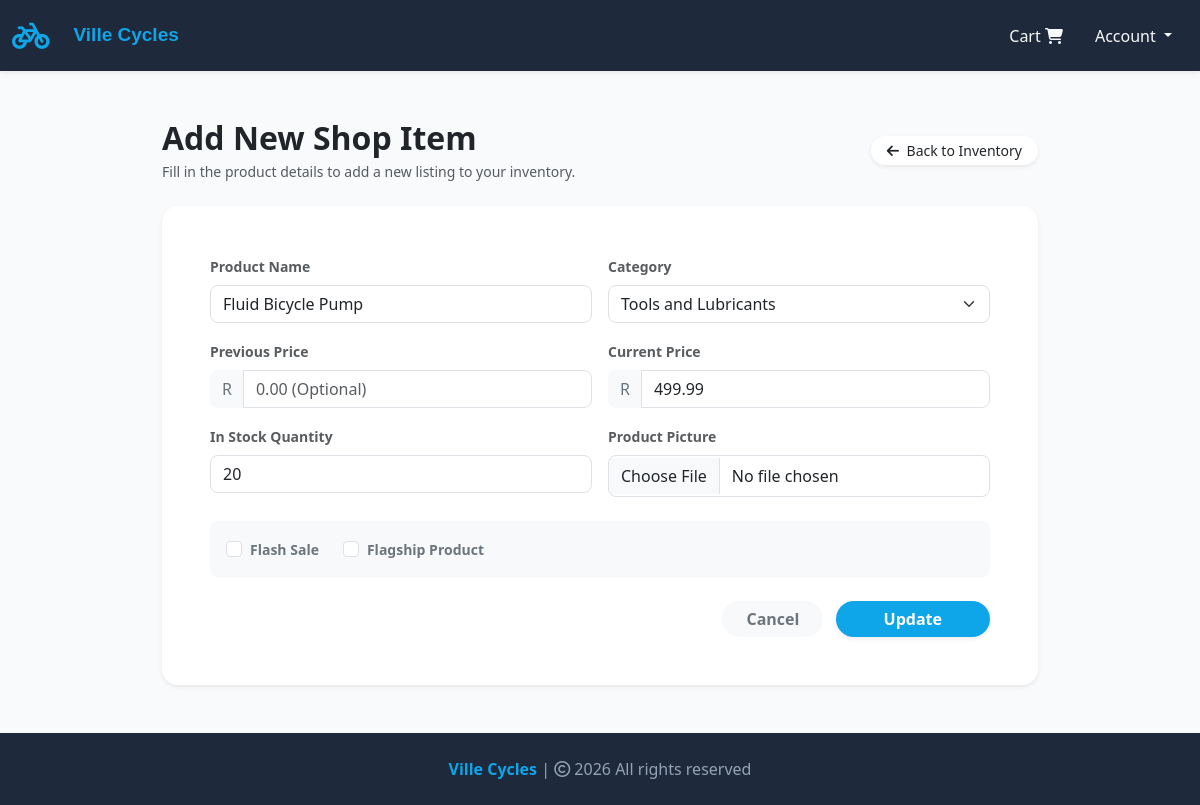
The page /update-item/13 (signed in) on the database as committed earlier.
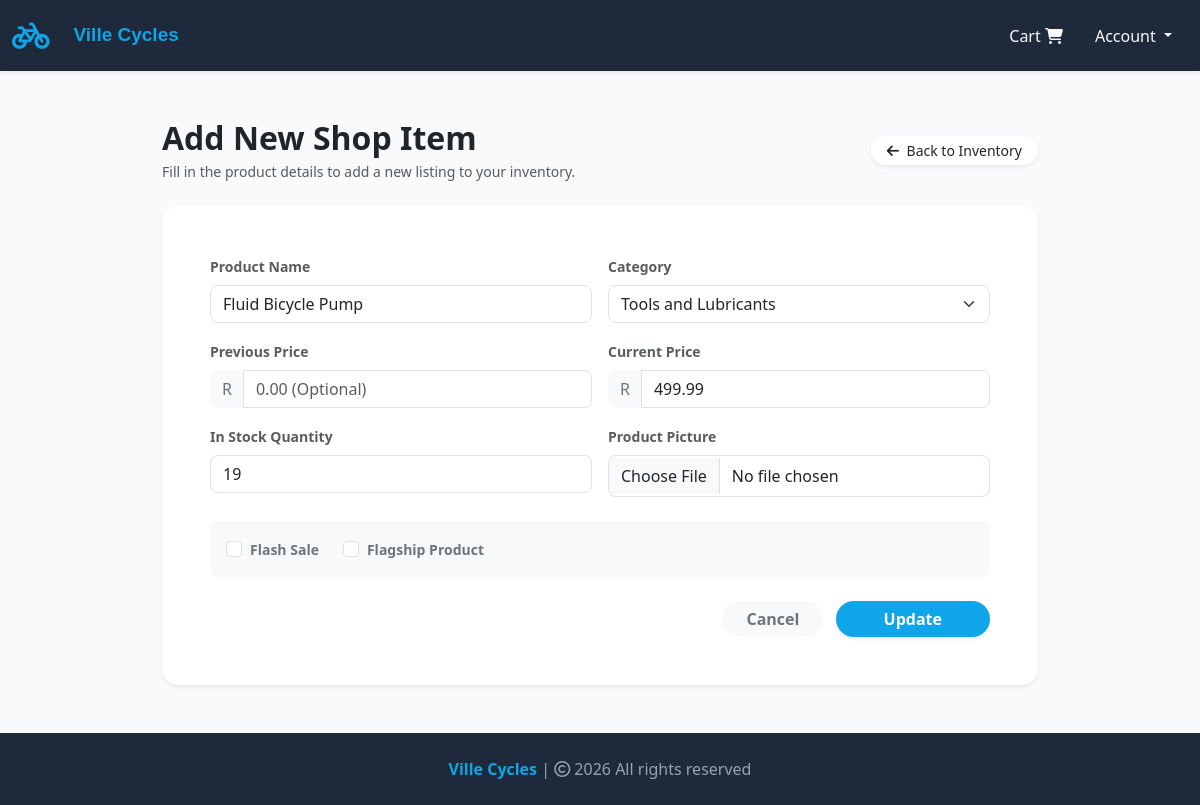
The same page on the database as committed later.
### website/models.py (models this page shows, shortened)
class Product(db.Model):
    __tablename__ = "products"
    id = db.Column(db.Integer, primary_key=True)
    product_name = db.Column(db.String(100), nullable=False)
    current_price = db.Column(db.Float, nullable=False)
    previous_price = db.Column(db.Float, nullable=True)
    description = db.Column(db.Text, nullable=True)
    in_stock = db.Column(db.Integer, nullable=False)
    product_picture = db.Column(db.String(1000), nullable=False)
    flash_sale = db.Column(db.Boolean, default=False)
    date_added = db.Column(db.DateTime, default=datetime.now)
    category_id = db.Column(db.Integer, db.ForeignKey("categories.id"), nullable=True)
    is_active = db.Column(db.Boolean, default=True, nullable=False)
    is_flagship = db.Column(db.Boolean, default=False, nullable=False)
    is_preowned = db.Column(db.Boolean, default=False, nullable=False)
    is_approved = db.Column(db.Boolean, default=False, nullable=False)
    seller_id = db.Column(
        db.Integer, db.ForeignKey("customers.id", ondelete="SET NULL"), nullable=True
    )
    customer_asking_price = db.Column(db.Float, nullable=True)
    shop_counter_price = db.Column(db.Float, nullable=True)
    admin_query_message = db.Column(db.Text, nullable=True)
    consignment_status = db.Column(
        db.String(50), default="pending_review", nullable=False
    )
    carts = db.relationship(
        "Cart", backref=db.backref("product", lazy=True), cascade="all, delete-orphan"
    )
    orders = db.relationship("Order", backref=db.backref("product", lazy=True))

### website/admin.py (the view, shortened to what this page needs)
@admin.route("/update-item/<int:item_id>", methods=["GET", "POST"])
@login_required
def update_item(item_id):
    if current_user.id == 1:
        item_to_update = Product.query.get_or_404(item_id)
        form = ShopItemsForm()
        if request.method == "GET":
            form.product_name.data = item_to_update.product_name
            form.previous_price.data = item_to_update.previous_price
            form.current_price.data = item_to_update.current_price
            form.in_stock.data = item_to_update.in_stock
            form.flash_sale.data = item_to_update.flash_sale
            form.category.data = item_to_update.category_id
            form.is_flagship.data = item_to_update.is_flagship
        return render_template("update_item.html", form=form, item=item_to_update)
    logger.warning(
        "Unauthorized access attempt to update item",
        extra={"user_id": current_user.id, "item_id": item_id},
    )
    return render_template("404.html")

### website/forms.py
class ShopItemsForm(FlaskForm):
    product_name = StringField("Name of Product", validators=[DataRequired()])
    current_price = FloatField("Current Price", validators=[DataRequired()])
    previous_price = FloatField(
        "Previous Price",
        validators=[Optional()],
        filters=[lambda x: x if x is not None else None],
    )
    in_stock = IntegerField("In Stock", validators=[DataRequired(), NumberRange(min=0)])
    category = SelectField("Category", coerce=int, validators=[DataRequired()])
    product_picture = FileField(
        "Product Picture",
        validators=[FileAllowed(["jpg", "jpeg", "png"], "Images only!")],
    )
    flash_sale = BooleanField("Flash Sale")
    is_flagship = BooleanField("Flagship")
    add_product = SubmitField("Add Product")
    update_product = SubmitField("Update")
    def __init__(self, *args, **kwargs):
        super(ShopItemsForm, self).__init__(*args, **kwargs)
        self.category.choices = [(cat.id, cat.name) for cat in Category.query.all()]

### website/models.py (called while the page is built)
    @property
    def is_admin(self):
        return self.role == "admin"

### website/templates/update_item.html (shortened to what the changed rows need)
{% extends 'base.html' %}
{% block body %}
<div class="container my-5" style="max-width: 900px;">
    <div class="d-flex justify-content-between align-items-center mb-4">
        <div>
            <h2 class="fw-bold mb-1 text-dark">Add New Shop Item</h2>
        </div>
    </div>
    <div class="card shadow-sm border-0 rounded-4 overflow-hidden bg-white">
        <div class="card-body p-4 p-md-5">
            <form action="" method="POST" enctype="multipart/form-data">
                <div class="row g-3">
                    <div class="col-md-6">
                        <label class="form-label small fw-semibold text-muted">Product Name</label>
                        {{ form.product_name(class="form-control rounded-3 shadow-none", placeholder="Enter product
                        name") }}
                    </div>
                    <div class="col-md-6">
                        <label class="form-label small fw-semibold text-muted">Category</label>
                        {{ form.category(class="form-select rounded-3 shadow-none") }}
                    </div>
                    <div class="col-md-6">
                        <div class="input-group">
                            <span class="input-group-text bg-light border-0 rounded-start-3 text-secondary">R</span>
                            {{ form.previous_price(class="form-control rounded-end-3 shadow-none", placeholder="0.00 (Optional)") }}
                        </div>
                    </div>
                    <div class="col-md-6">
                        <div class="input-group">
                            <span class="input-group-text bg-light border-0 rounded-start-3 text-secondary">R</span>
                            {{ form.current_price(class="form-control rounded-end-3 shadow-none", placeholder="0.00") }}
                        </div>
                    </div>
                    <div class="col-md-6">
                        <label class="form-label small fw-semibold text-muted">In Stock Quantity</label>
                        {{ form.in_stock(class="form-control rounded-3 shadow-none", placeholder="Enter quantity") }}
                    </div>
                    <div class="col-md-6">
                        <label class="form-label small fw-semibold text-muted">Product Picture</label>
                        {{ form.product_picture(class="form-control rounded-3 shadow-none py-2") }}
                    </div>
                    <div class="col-12 mt-4">
                        <div class="p-3 bg-light rounded-3 border-0 d-flex gap-4">
                            <div class="form-check mb-0">
                                {{ form.flash_sale(class="form-check-input shadow-none", style="cursor: pointer;") }}
                                <label class="form-check-label fw-semibold text-secondary small"
                                    for="{{ form.flash_sale.id }}" style="cursor: pointer;">
                                    Flash Sale
                                </label>
                            </div>
                            <div class="form-check mb-0">
                                {{ form.is_flagship(class="form-check-input shadow-none", style="cursor: pointer;") }}
                                <label class="form-check-label fw-semibold text-secondary small"
                                    for="{{ form.is_flagship.id }}" style="cursor: pointer;">
                                    Flagship Product
                                </label>
                            </div>
                        </div>
                    </div>
                </div>
            </form>
        </div>
    </div>
</div>
{% endblock %}

Rows that differ between the two databases and show on the page:
changed Product "Fluid Bicycle Pump": in_stock "20" → "19"
